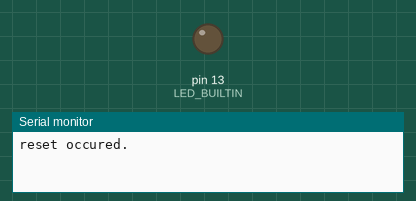
Recording of a sketch running on a simulated Arduino Uno, built with avr-gcc and run on an emulated ATmega328P. On the bench: output pins drawn as LEDs (lit = HIGH), the last lines printed to the serial monitor.

Above: at 2.2 s.
At 4.37 s:
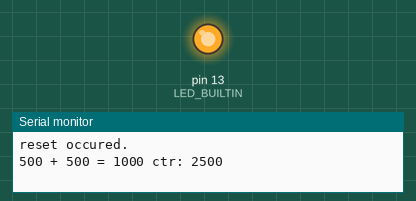
Timing chart, 0 to 5.6 s (numbered marks = the images above):
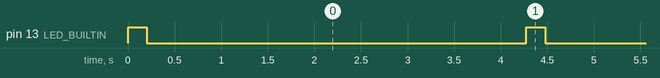

Measured:
- by itself, pin 13 (LED_BUILTIN): alternates HIGH for 0.20 s and LOW for 4.1 s

The sketch:

serial_out_math.ino
```cpp
/*
 avr-glitch AVR code

 A very basic loop which does some simple arithmetic, used to demonstrate
 when a successful glitch attack has corrupted data or instructions.
*/


void setup() {
  pinMode(LED_BUILTIN, OUTPUT);
  Serial.begin(9600);
}

void doreset() {
  Serial.println("reset occured.");
}

//no exit
void mainloop(){
  while (1) {
    digitalWrite(LED_BUILTIN, HIGH);
    delay(200);
    digitalWrite(LED_BUILTIN, LOW);
    delay(200);
    int i,j;
    i = 0;
    i = j;
    int ctr=0;
    for(i=0;i<500;i++){
      for(j=0;j<500;j++){
        if (j%100==0) {
          ctr++;
        }
      }
      if (j < 300) {
        Serial.print("glitch! j = ");
        Serial.println(j);
      }
    }
      Serial.print(i);
      Serial.print(" + ");
      Serial.print(j);
      Serial.print(" = ");
      Serial.print(i+j);
      Serial.print(" ctr: ");
      Serial.println(ctr);
    }
}

void loop() {
  doreset();
  mainloop();
}
```
